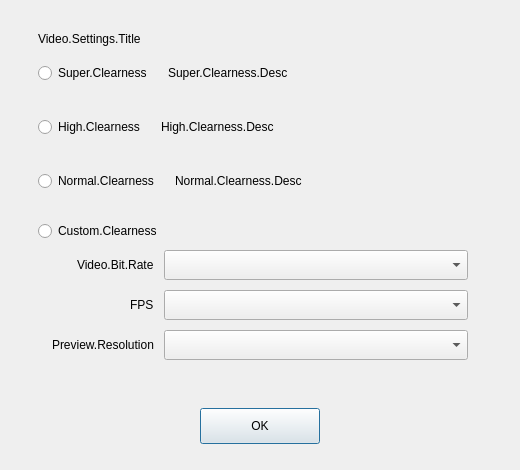
<?xml version="1.0" encoding="UTF-8"?>
<ui version="4.0">
 <class>XLVideoSettingsDialog</class>
 <widget class="QDialog" name="XLVideoSettingsDialog">
  <property name="geometry">
   <rect>
    <x>0</x>
    <y>0</y>
    <width>520</width>
    <height>470</height>
   </rect>
  </property>
  <property name="minimumSize">
   <size>
    <width>520</width>
    <height>470</height>
   </size>
  </property>
  <property name="maximumSize">
   <size>
    <width>520</width>
    <height>470</height>
   </size>
  </property>
  <property name="windowTitle">
   <string>Dialog</string>
  </property>
  <layout class="QVBoxLayout" name="verticalLayout">
   <property name="spacing">
    <number>0</number>
   </property>
   <property name="leftMargin">
    <number>38</number>
   </property>
   <property name="topMargin">
    <number>32</number>
   </property>
   <property name="rightMargin">
    <number>38</number>
   </property>
   <property name="bottomMargin">
    <number>26</number>
   </property>
   <item>
    <widget class="QLabel" name="sectionLabel">
     <property name="sizePolicy">
      <sizepolicy hsizetype="Fixed" vsizetype="Fixed">
       <horstretch>0</horstretch>
       <verstretch>0</verstretch>
      </sizepolicy>
     </property>
     <property name="text">
      <string>Video.Settings.Title</string>
     </property>
    </widget>
   </item>
   <item>
    <widget class="QWidget" name="widget" native="true">
     <layout class="QHBoxLayout" name="horizontalLayout">
      <property name="spacing">
       <number>16</number>
      </property>
      <property name="leftMargin">
       <number>0</number>
      </property>
      <property name="topMargin">
       <number>17</number>
      </property>
      <property name="rightMargin">
       <number>0</number>
      </property>
      <property name="bottomMargin">
       <number>17</number>
      </property>
      <item>
       <widget class="QRadioButton" name="superRadioButton">
        <property name="sizePolicy">
         <sizepolicy hsizetype="Fixed" vsizetype="Fixed">
          <horstretch>0</horstretch>
          <verstretch>0</verstretch>
         </sizepolicy>
        </property>
        <property name="text">
         <string>Super.Clearness</string>
        </property>
       </widget>
      </item>
      <item>
       <widget class="QLabel" name="superDescLabel">
        <property name="text">
         <string>Super.Clearness.Desc</string>
        </property>
       </widget>
      </item>
     </layout>
    </widget>
   </item>
   <item>
    <widget class="QWidget" name="widget_2" native="true">
     <layout class="QHBoxLayout" name="horizontalLayout_2">
      <property name="spacing">
       <number>16</number>
      </property>
      <property name="leftMargin">
       <number>0</number>
      </property>
      <property name="topMargin">
       <number>17</number>
      </property>
      <property name="rightMargin">
       <number>0</number>
      </property>
      <property name="bottomMargin">
       <number>17</number>
      </property>
      <item>
       <widget class="QRadioButton" name="highRadioButton">
        <property name="sizePolicy">
         <sizepolicy hsizetype="Fixed" vsizetype="Fixed">
          <horstretch>0</horstretch>
          <verstretch>0</verstretch>
         </sizepolicy>
        </property>
        <property name="text">
         <string>High.Clearness</string>
        </property>
       </widget>
      </item>
      <item>
       <widget class="QLabel" name="highDescLabel">
        <property name="text">
         <string>High.Clearness.Desc</string>
        </property>
       </widget>
      </item>
     </layout>
    </widget>
   </item>
   <item>
    <widget class="QWidget" name="widget_3" native="true">
     <layout class="QHBoxLayout" name="horizontalLayout_3">
      <property name="spacing">
       <number>16</number>
      </property>
      <property name="leftMargin">
       <number>0</number>
      </property>
      <property name="topMargin">
       <number>17</number>
      </property>
      <property name="rightMargin">
       <number>0</number>
      </property>
      <property name="bottomMargin">
       <number>30</number>
      </property>
      <item>
       <widget class="QRadioButton" name="normalRadioButton">
        <property name="sizePolicy">
         <sizepolicy hsizetype="Fixed" vsizetype="Fixed">
          <horstretch>0</horstretch>
          <verstretch>0</verstretch>
         </sizepolicy>
        </property>
        <property name="text">
         <string>Normal.Clearness</string>
        </property>
       </widget>
      </item>
      <item>
       <widget class="QLabel" name="normalDescLabel">
        <property name="text">
         <string>Normal.Clearness.Desc</string>
        </property>
       </widget>
      </item>
     </layout>
    </widget>
   </item>
   <item>
    <widget class="QRadioButton" name="customRadioButton">
     <property name="text">
      <string>Custom.Clearness</string>
     </property>
    </widget>
   </item>
   <item alignment="Qt::AlignHCenter">
    <widget class="QWidget" name="widget_4" native="true">
     <property name="sizePolicy">
      <sizepolicy hsizetype="Fixed" vsizetype="Preferred">
       <horstretch>0</horstretch>
       <verstretch>0</verstretch>
      </sizepolicy>
     </property>
     <layout class="QGridLayout" name="gridLayout">
      <property name="leftMargin">
       <number>0</number>
      </property>
      <property name="rightMargin">
       <number>0</number>
      </property>
      <property name="bottomMargin">
       <number>0</number>
      </property>
      <property name="spacing">
       <number>10</number>
      </property>
      <item row="0" column="1">
       <widget class="XLComboBox" name="bitRateComboBox">
        <property name="minimumSize">
         <size>
          <width>304</width>
          <height>30</height>
         </size>
        </property>
        <property name="maximumSize">
         <size>
          <width>304</width>
          <height>30</height>
         </size>
        </property>
       </widget>
      </item>
      <item row="0" column="0" alignment="Qt::AlignRight">
       <widget class="QLabel" name="frameRateLabel">
        <property name="sizePolicy">
         <sizepolicy hsizetype="Fixed" vsizetype="Preferred">
          <horstretch>0</horstretch>
          <verstretch>0</verstretch>
         </sizepolicy>
        </property>
        <property name="text">
         <string>Video.Bit.Rate</string>
        </property>
       </widget>
      </item>
      <item row="1" column="1">
       <widget class="XLComboBox" name="fpsComboBox">
        <property name="minimumSize">
         <size>
          <width>304</width>
          <height>30</height>
         </size>
        </property>
        <property name="maximumSize">
         <size>
          <width>304</width>
          <height>30</height>
         </size>
        </property>
       </widget>
      </item>
      <item row="1" column="0" alignment="Qt::AlignRight">
       <widget class="QLabel" name="fpsLabel">
        <property name="sizePolicy">
         <sizepolicy hsizetype="Fixed" vsizetype="Preferred">
          <horstretch>0</horstretch>
          <verstretch>0</verstretch>
         </sizepolicy>
        </property>
        <property name="text">
         <string>FPS</string>
        </property>
       </widget>
      </item>
      <item row="2" column="0" alignment="Qt::AlignRight">
       <widget class="QLabel" name="resolutionLabel">
        <property name="sizePolicy">
         <sizepolicy hsizetype="Fixed" vsizetype="Preferred">
          <horstretch>0</horstretch>
          <verstretch>0</verstretch>
         </sizepolicy>
        </property>
        <property name="text">
         <string>Preview.Resolution</string>
        </property>
       </widget>
      </item>
      <item row="2" column="1">
       <widget class="XLComboBox" name="resolutionComboBox">
        <property name="minimumSize">
         <size>
          <width>304</width>
          <height>30</height>
         </size>
        </property>
        <property name="maximumSize">
         <size>
          <width>304</width>
          <height>30</height>
         </size>
        </property>
       </widget>
      </item>
     </layout>
    </widget>
   </item>
   <item>
    <spacer name="verticalSpacer">
     <property name="orientation">
      <enum>Qt::Vertical</enum>
     </property>
     <property name="sizeHint" stdset="0">
      <size>
       <width>20</width>
       <height>40</height>
      </size>
     </property>
    </spacer>
   </item>
   <item alignment="Qt::AlignHCenter">
    <widget class="QPushButton" name="yesButton">
     <property name="sizePolicy">
      <sizepolicy hsizetype="Fixed" vsizetype="Fixed">
       <horstretch>0</horstretch>
       <verstretch>0</verstretch>
      </sizepolicy>
     </property>
     <property name="minimumSize">
      <size>
       <width>120</width>
       <height>36</height>
      </size>
     </property>
     <property name="maximumSize">
      <size>
       <width>120</width>
       <height>36</height>
      </size>
     </property>
     <property name="text">
      <string>OK</string>
     </property>
    </widget>
   </item>
  </layout>
 </widget>
 <customwidgets>
  <customwidget>
   <class>XLComboBox</class>
   <extends>QComboBox</extends>
   <header>xl-combo-box.hpp</header>
  </customwidget>
 </customwidgets>
 <resources/>
 <connections/>
</ui>
